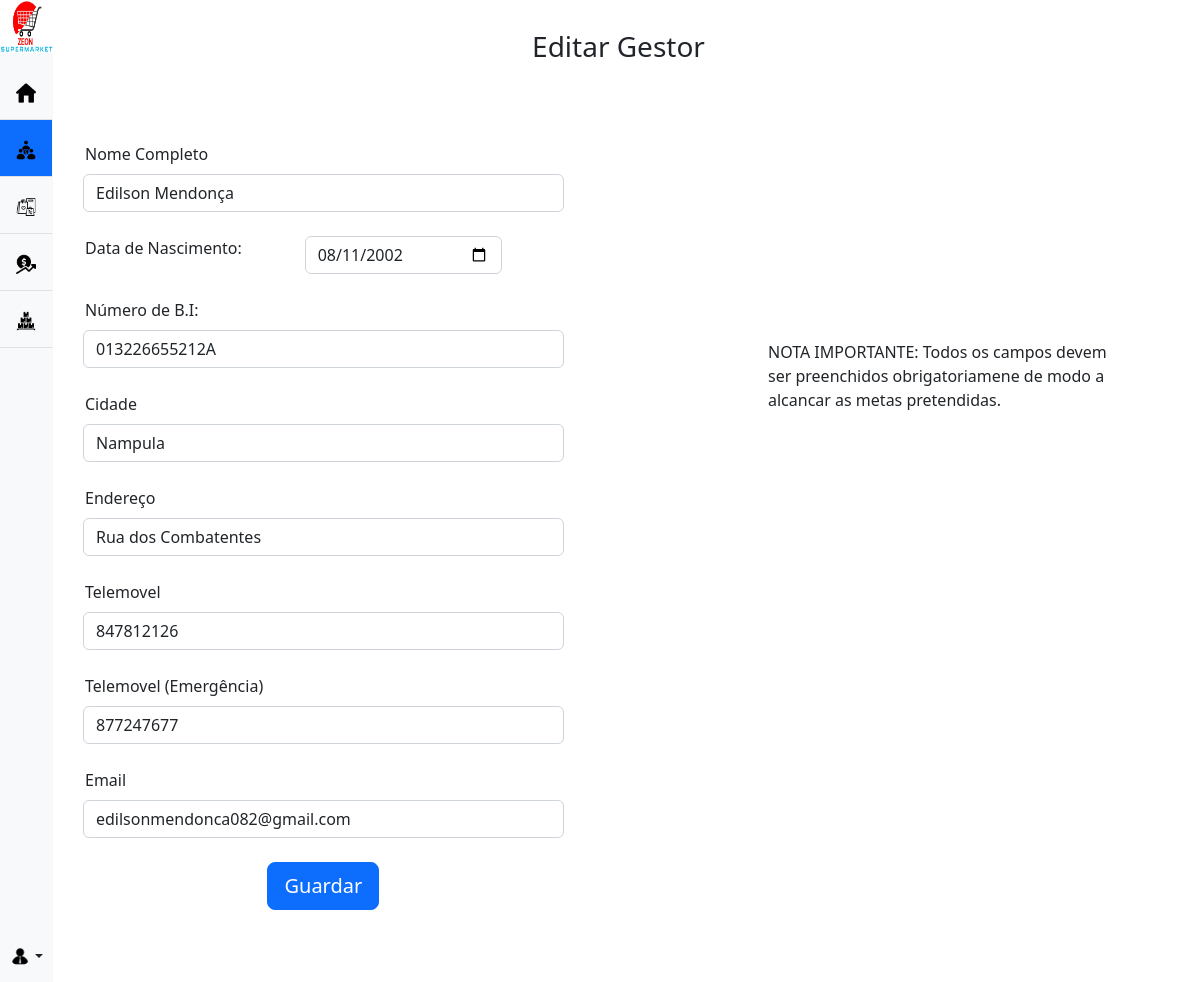
/manager/edicao/editar_gestor.php?id_gestor=28 (signed in), run on the app's committed database.
### tables this page shows
CREATE TABLE `gestor` (
  `id_gestor` int(11) NOT NULL,
  `nome_completo` varchar(50) NOT NULL,
  `data_nascimento` date NOT NULL,
  `numero_bi` varchar(13) NOT NULL,
  `cidade` varchar(20) NOT NULL,
  `endereco` varchar(50) NOT NULL,
  `cell` int(9) NOT NULL,
  `cell_emergencia` int(9) NOT NULL,
  `email` varchar(40) NOT NULL,
  `pass` varchar(32) NOT NULL,
  `data_registro` date NOT NULL
);

### manager/edicao/editar_gestor.php (the view, shortened to what this page needs)
<?php
if (!empty($_GET['id_gestor'])) {
    include_once("../../connect.php");
    $id = $_GET['id_gestor'];
    $sqlselect = "SELECT * FROM gestor WHERE id_gestor='$id'";
    $result = $mysqli->query($sqlselect);
    if ($result->num_rows > 0) {
        while ($gestor_data = mysqli_fetch_assoc($result)) {
            $nome = $gestor_data['nome_completo'];
            $data_nascimento = $gestor_data['data_nascimento'];
            $bi = $gestor_data['numero_bi'];
            $cidade = $gestor_data['cidade'];
            $endereco = $gestor_data['endereco'];
            $cell = $gestor_data['cell'];
            $cell_emerg = $gestor_data['cell_emergencia'];
            $email = $gestor_data['email'];
        }
    } else {
        header('Location: ../collabs.php');
    }
}
?>
<!DOCTYPE html>
<html lang="en">
<head>
    <link href="../../css/bootstrap.min.css" rel="stylesheet">
    <link href="../../css/form-validation.css" rel="stylesheet">
</head>
<body>
    <main class="d-flex flex-nowrap">
        <div class="d-flex flex-column flex-shrink-0 bg-light text-center" style="width: 3.5%; min-width: 53px;">
            <ul class="nav nav-pills nav-flush mb-auto">
                <li class="nav-item">
                        <img src="../../icon/logo.jpg" style="width: 53px; height: 53px; margin-bottom:10px">
                </li>
                <li class="nav-item">
                    <a href="../homepage_gestor.php" class="nav-link py-3 border-bottom rounded-0" aria-current="page" data-bs-toggle="tooltip" data-bs-placement="right" aria-label="Home" data-bs-original-title="Home">
                        <img src="../../icon/home0.png" style="width: 20px; height: 20px;">
                    </a>
                </li>
                <li class="nav-item">
                    <a href="../collabs.php" class="nav-link active py-3 border-bottom rounded-0" aria-current="page" data-bs-toggle="tooltip" data-bs-placement="right" aria-label="Colaboradores" data-bs-original-title="Colaboradores">
                        <img src="../../icon/collabs.png" style="width: 20px; height: 20px;">
                    </a>
                </li>
                <li class="nav-item">
                    <a href="../produtos.php" class="nav-link py-3 border-bottom rounded-0" aria-current="page" data-bs-toggle="tooltip" data-bs-placement="right" aria-label="Produtos" data-bs-original-title="Produtos">
                        <img src="../../icon/produtos.png" style="width: 20px; height: 20px;">
                    </a>
                </li>
                <li class="nav-item">
                    <a href="../vendas.php" class="nav-link py-3 border-bottom rounded-0" aria-current="page" data-bs-toggle="tooltip" data-bs-placement="right" aria-label="Vendas" data-bs-original-title="Vendas">
                        <img src="../../icon/venda.png" style="width: 20px; height: 20px;">
                    </a>
                </li>
                <li class="nav-item">
                    <a href="../stock.php" class="nav-link py-3 border-bottom rounded-0" aria-current="page" data-bs-toggle="tooltip" data-bs-placement="right" aria-label="Estoque" data-bs-original-title="Estoque">
                        <img src="../../icon/stock.png" style="width: 20px; height: 20px;">
                    </a>
                </li>
            </ul>
            <div class="dropdown">
                <a href="#" class="d-flex align-items-center justify-content-center p-3 link-dark text-decoration-none dropdown-toggle" data-bs-toggle="dropdown" aria-expanded="false">
                    <img src="../../icon/gestor.png" style="width: 20px; height: 20px;" class="rounded-circle">
                </a>
            </div>
        </div>
        <div style="width: 93%; height: 100%; min-height: 100vh;">
            <div class="text-center mb-3" style="margin: 30px 0 0 15px;">
                <h3 class="font-weight-normal">Editar Gestor</h3> <br>
            </div>
            <div class="row">
                <div class="col-md-7" style="margin: 30px 0 0 30px;">
                    <form action="save_edit_gestor.php" method="POST" class="needs-validation" novalidate="">
                        <div class="col-md-9">
                            <label for="nome" class="form-label">Nome Completo</label>
                            <input type="text" class="form-control" name="nome" value="<?php echo "$nome"; ?>" required>
                            <br>
                        </div>
                        <div class="row">
                            <div class="col-md-4">
                                <label>Data de Nascimento:</label>
                            </div>
                            <div class="col-md-4">
                                <input type="date" class="form-control" name="data_nasc" value="<?php echo "$data_nascimento"; ?>" required>
                                <br>
                            </div>
                        </div>
                        <div class="col-md-9">
                            <label for="bi">Número de B.I:</label>
                            <input type="text" class="form-control" name="bi" value="<?php echo "$bi"; ?>" required>
                            <br>
                        </div>
                        <div class="col-md-9">
                            <label>Cidade</label>
                            <input type="text" class="form-control" name="cidade" value="<?php echo "$cidade"; ?>" required>
                            <br>
                        </div>
                        <div class="col-md-9">
                            <label>Endereço</label>
                            <input type="text" class="form-control" name="endereco" value="<?php echo "$endereco"; ?>" required>
                            <br>
                        </div>
                        <div class="col-md-9">
                            <label>Telemovel</label>
                            <input type="contact" class="form-control" name="cell" value="<?php echo "$cell"; ?>" required>
                            <br>
                        </div>
                        <div class="col-md-9">
                            <label>Telemovel (Emergência)</label>
                            <input type="contact" class="form-control" name="cell_emergency" value="<?php echo "$cell_emerg"; ?>" required>
                            <br>
                        </div>
                        <div class="col-md-9">
                            <label for="email">Email</label>
                            <input type="email" class="form-control" name="email" placeholder="eu@exemplo.com" value="<?php echo "$email"; ?>" required>
                            <br>
                        </div>
                        <div class="col-md-9 text-center">
                            <button class="btn btn-lg btn-primary btn-block" type="submit" id="update" name="update">Guardar</button>
                        </div>
                        <br>
                        <br>
                        <br>
                    </form>
                </div>
                <div class="col-md-4" style="justify-content: left; margin: 20% 0 0 20px;">
                    <p>NOTA IMPORTANTE: Todos os campos devem ser preenchidos obrigatoriamene de modo a alcancar as
                        metas pretendidas.</p>
                </div>
            </div>
        </div>
    </main>
</body>
</html>

### manager/edicao/editar_gestor.php (style rules this page uses)
label { margin-bottom: 8px; margin-left: 2px; }

### data on the page
gestor: nome "Edilson Mendonça", data_nasc "08/11/2002", bi "013226655212A", cidade "Nampula", endereco "Rua dos Combatentes", cell "847812126", cell_emergency "877247677", email "edilsonmendonca082@gmail.com"
